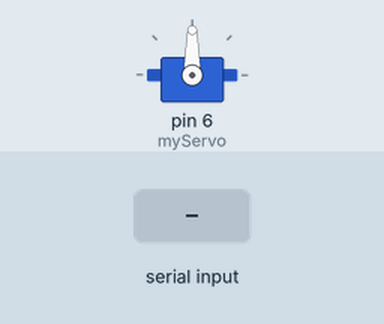
Simulated run of this sketch. Board: Arduino Uno, built with avr-gcc and run on an emulated ATmega328P. Shown: servo. The inputs (shaded band) are chosen by the test bench.

Above: at 1.2 s.
1.3 s: "R" received over Serial
At 1.7 s:
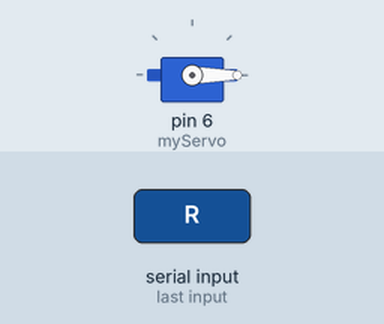
Timing chart, 0 to 4.3 s (numbered marks = the images above; inputs shaded):
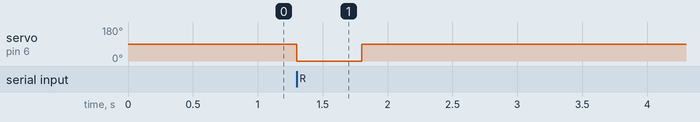

Measured:
- after the input at 1.3 s, servo on pin 6 (myServo): 90° → 0° at once, → 90° 0.50 s later

The sketch:

arduino-section.ino
```cpp
#include <Servo.h>
Servo myServo;

void setup() {
  myServo.attach(6);
  Serial.begin(115200);
}

void loop() {
  if (Serial.available()) {
    char cmd = Serial.read();
    if (cmd == 'R') {
      myServo.write(0);  // Rotate to 90°
      delay(500);         // Hold position
      myServo.write(90);   // Return to rest
    }
  }
}
```
